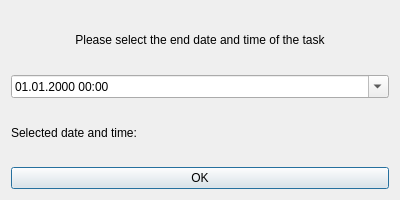
<?xml version="1.0" encoding="UTF-8"?>
<ui version="4.0">
  <class>Dialog</class>
  <widget class="QDialog" name="Dialog">
    <property name="geometry">
      <rect>
        <x>0</x>
        <y>0</y>
        <width>400</width>
        <height>200</height>
      </rect>
    </property>
    <property name="windowTitle">
      <string>Select Date and Time</string>
    </property>
    <layout class="QVBoxLayout" name="verticalLayout">
      <item>
        <widget class="QLabel" name="labelTitle">
          <property name="text">
            <string>Please select the end date and time of the task</string>
          </property>
          <property name="alignment">
            <set>Qt::AlignCenter</set>
          </property>
        </widget>
      </item>
      <item>
        <widget class="QDateTimeEdit" name="dateTimeEdit">
          <property name="calendarPopup">
            <bool>true</bool>
          </property>
          <property name="displayFormat">
            <string>dd.MM.yyyy HH:mm</string>
          </property>
        </widget>
      </item>
      <item>
        <widget class="QLabel" name="labelSelectedDateTime">
          <property name="text">
            <string>Selected date and time: </string>
          </property>
        </widget>
      </item>
      <item>
        <widget class="QPushButton" name="okButton">
          <property name="text">
            <string>OK</string>
          </property>
        </widget>
      </item>
    </layout>
  </widget>
  <resources/>
  <connections/>
</ui>
